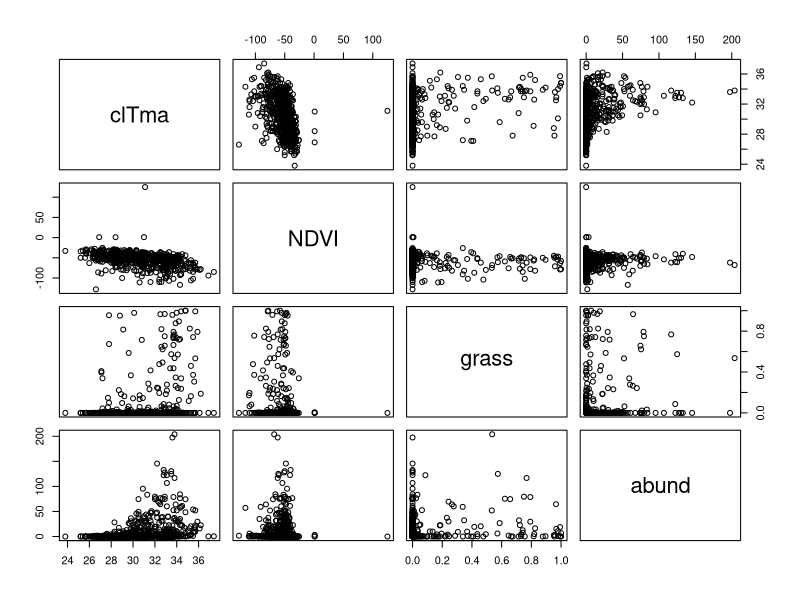
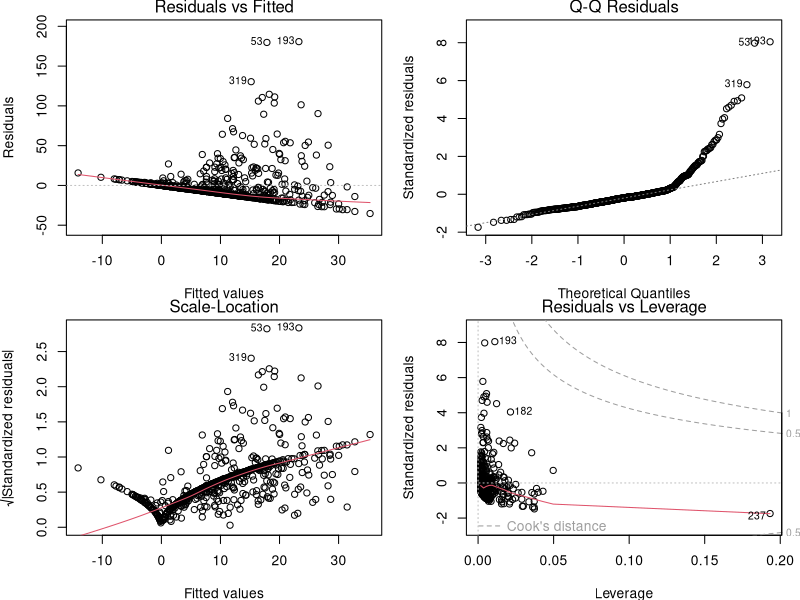
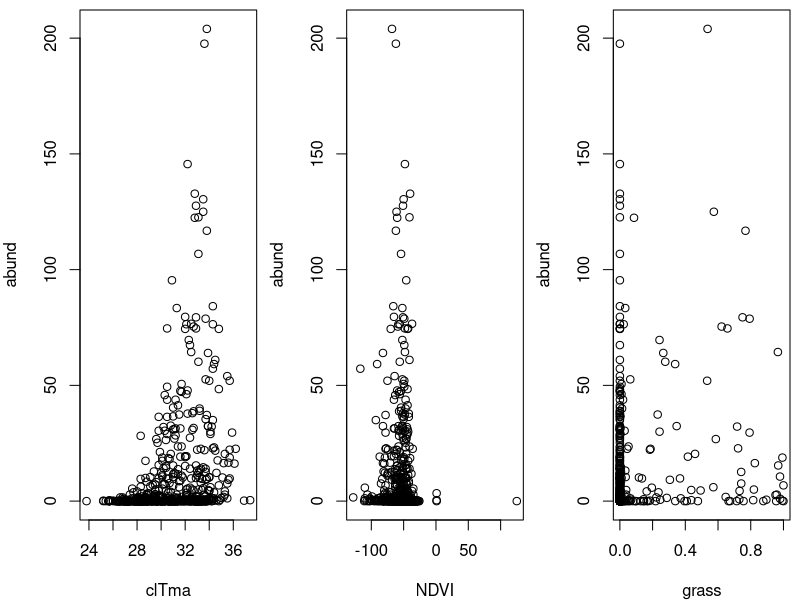
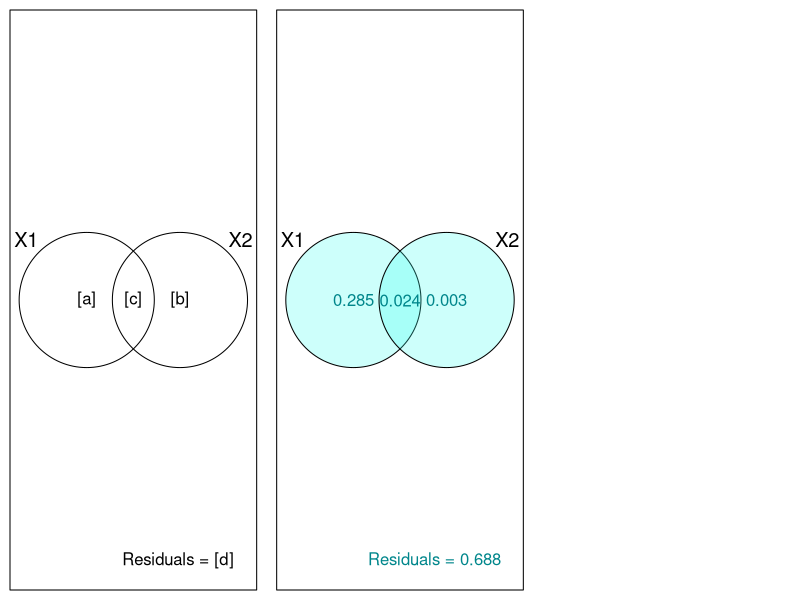

R code for these plots, in order:
## ---- chunk 1
Dickcissel = read.csv("data/dickcissel.csv")
str(Dickcissel)
## ---- chunk 2
# Sélectionner lesvariables
var <- c('clTma', 'NDVI', 'grass', 'abund')

# Graphiques des relations entre variables
plot(Dickcissel[, var])
## ---- chunk 3
# Régression multiple
lm.mult <- lm(abund ~ clTma + NDVI + grass, data = Dickcissel)
summary(lm.mult)
## ---- chunk 4
# Conditions d'application
par(mfrow = c(2, 2))
par(mfrow=c(2,2), mar = c(3.9,4,1.2,1.1), oma =c(0,0,0,0))
plot(lm.mult)
## ---- chunk 5
summary(lm.mult)$coefficients
## ---- chunk 6
# Graphique de la varible réponse vs. les prédicteurs
par(mfrow=c(1,3), mar=c(4, 4, 0.5, 0.5), cex = 1)
plot(abund ~ clTma, data = Dickcissel)
plot(abund ~ NDVI,  data = Dickcissel)
plot(abund ~ grass, data = Dickcissel)
## ---- chunk 7

poly.reg=data.frame(Degré = 0:5,
                    Nom = c("Constante","Linéaire","Quadratique",
                             "Cubique","Quartique","Quintique"),
                    Example = c("\\(3\\)",
                                "\\(x+9\\)",
                                "\\(x^2-x+4\\)",
                                "\\(x^3-x^2+5\\)",
                                "\\(6x^4-x^3+x-2\\)",
                                "\\(x^5-3x^3+x^2+8\\)"))
knitr::kable(poly.reg, format = "html", escape=FALSE)
## ---- chunk 8
lm.linear <- lm(abund ~ clDD, data = Dickcissel)
lm.quad   <- lm(abund ~ clDD + I(clDD^2), data = Dickcissel)
lm.cubic  <- lm(abund ~ clDD + I(clDD^2) + I(clDD^3), data = Dickcissel)

## ---- chunk 9
summary(lm.linear)
summary(lm.quad)
summary(lm.cubic)
## ---- chunk 10
mod <- lm(clDD ~ clFD + clTmi + clTma + clP + grass, data = Dickcissel)
car::vif(mod)
## ---- chunk 11
library(vegan)
part.lm = varpart(Dickcissel$abund, Dickcissel[,c("clDD","clFD","clTmi","clTma","clP")],
Dickcissel[ ,c("broadleaf","conif","grass","crop", "urban","wetland")])
part.lm
## ---- chunk 12
par(mar=rep(0.5,4))
showvarparts(2)
## ---- chunk 13
par(mar=rep(0.5,4))
plot(part.lm,
     digits = 2,
     bg = rgb(48,225,210,80,
              maxColorValue=225),
     col = "turquoise4")
## ---- chunk 14
out.1 = rda(Dickcissel$abund,
            Dickcissel[ ,c("clDD", "clFD","clTmi","clTma","clP")],
            Dickcissel[ ,c("broadleaf","conif","grass","crop", "urban","wetland")])
## ---- chunk 15
out.2 = rda(Dickcissel$abund,
            Dickcissel[ ,c("broadleaf","conif","grass","crop", "urban", "wetland")],
            Dickcissel[ ,c("clDD","clFD","clTmi", "clTma","clP")])

## ---- chunk 16
out.1 = rda(Dickcissel$abund,
            Dickcissel[ ,c("clDD", "clFD","clTmi","clTma","clP")],
            Dickcissel[ ,c("broadleaf","conif","grass","crop", "urban","wetland")])
out.2 = rda(Dickcissel$abund,
            Dickcissel[ ,c("broadleaf","conif","grass","crop", "urban", "wetland")],
            Dickcissel[ ,c("clDD","clFD","clTmi", "clTma","clP")])
## ---- chunk 17
# Climat seul
anova(out.1, step = 1000, perm.max = 1000)
## ---- chunk 18
# Couverture du paysage seul
anova(out.2, step = 1000, perm.max = 1000)
